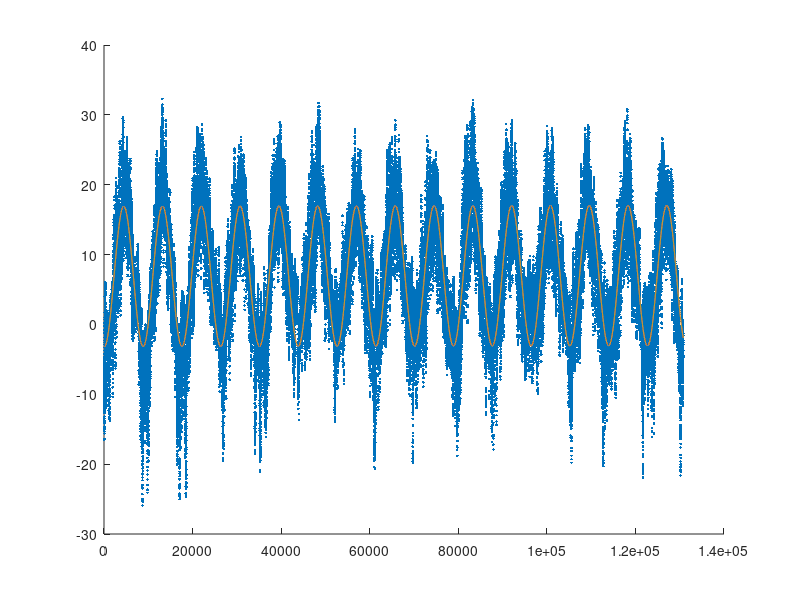

The MATLAB source for this figure:
%{
a).
T(t) = c1 + c2 + c3*sin(w*(t-ts))
T(t) = c1 + c2 + c3*cos(w*ts)*sin(w*t) - c3*sin(w*ts)*cos(w*t)

  c3*sin(w*(t-ts))
= c3*sin(w*t - w*ts)
= c3*(sin(w*t)cos(w*ts) - cos(w*t)*sin(w*ts))
= c3*cos(w*ts)*sin(w*ts) - c3*sin(w*ts)*cos(w*t)

v.s.v
T(t) = c1 + c2 + c3*sin(w*(t-ts))
    ==
T(t) = c1 + c2 + c3*cos(w*ts)*sin(w*t) - c3*sin(w*ts)*cos(w*t)
%}

% b).
load STHLMARLANDA2023.mat

% constant w
w = 2*pi / (365*24);

% functions
Tori = @(c, t, ts) c(1) + c(2)*t + c(3)*sin(w*(t-ts));
Tnew = @(c, t, ts) c(1) + c(2)*t + c(3)*cos(w*ts)*sin(w*t) - c(3)*sin(w*ts)*cos(w*t);

t = [0:size(Td)-1]';                          % t is columnvector (nerråt) from 0 to size(Td) -1
A = [ones(size(t)), t, sin(w*t), cos(w*t)];   % matrix A

% matrix A =
% [
%   [1, t(1), sin(w*t(1)), cos(w*t(1))],
%   [1, t(2), sin(w*t(2)), cos(w*t(2))],
%   [1, t(3), sin(w*t(3)), cos(w*t(3))],
%   ...
% ]


% calc(3) = A0, calc(4) = A1
calc = A\Td;                                  % Solves A*calc = Td (calc and Td are vectors)

%amplitud
% calc(3)^2 + calc(4)^2 = c3^2
c3 = sqrt(calc(3)^2 + calc(4)^2)              % c3 is Amplitude

%ts
% calc(3) = c3*cos(w*ts)
% acos(calc(3)/c3) = w*ts
% acos(calc(3)/c3) / w = ts
ts = acos(calc(3)/ c3) / w                    % rätt
% calc(4) = -c3*sin(pi - w*ts)
% asin(calc(4) / -c3) = pi - w*ts
% (pi - asin(calc(4) / -c3)) / w = ts
ts1 = (pi - asin(calc(4) / -c3)) / w          % rätt
ts2 = asin(calc(4) / -c3) / w                 % fel
ts3 = acos(calc(3)/ c3) / -w                  % fel

% testning eh okej dont know
v0 = (ts) * w
v1 = (ts) * w
v2 = (ts) * w
v3 = (ts) * w

% fixar om c vektorn så den funkar för original function
c = [calc(1), calc(2), c3]';

% c).
Tmod = Tnew(c, t, ts);

% residualen
res = norm(Td-Tmod)

hold on
plot(t, Td, '.')
plot(t, Tori(c, t, ts))
plot(t, Tmod)

% d). Ja, eftersom c2 är ökningen och det är 9.88929693482059e-07 är det en
% liten ökning.